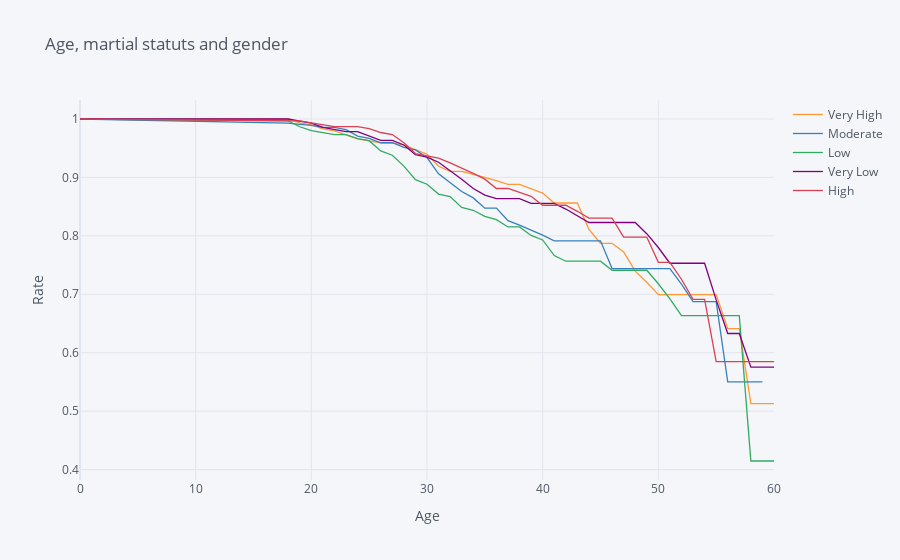

Notebook cell for this chart:
### Code cell
employee_age = survival(data, 'hourly_paygrade', 'Age', 'Attrition')
employee_age.iplot(kind='line',xTitle='Age',yTitle='Rate', 
                     title='Age, martial statuts and gender')
